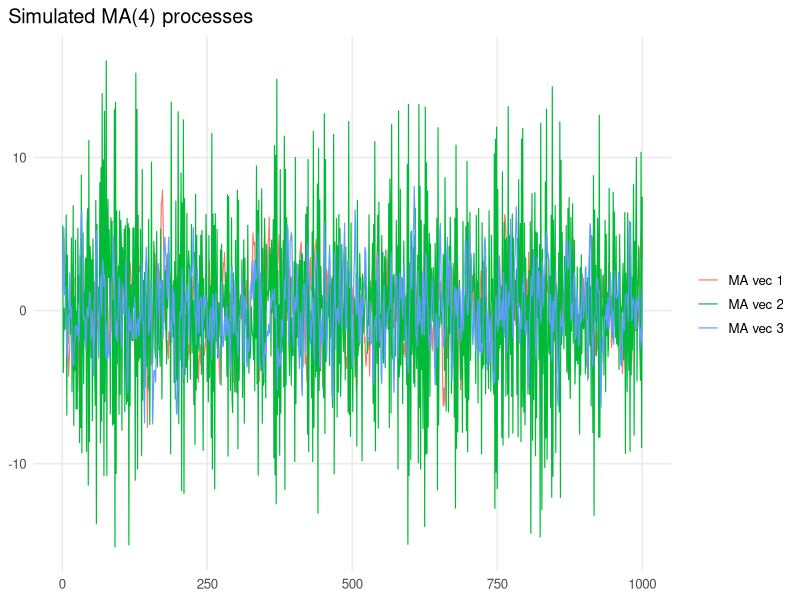
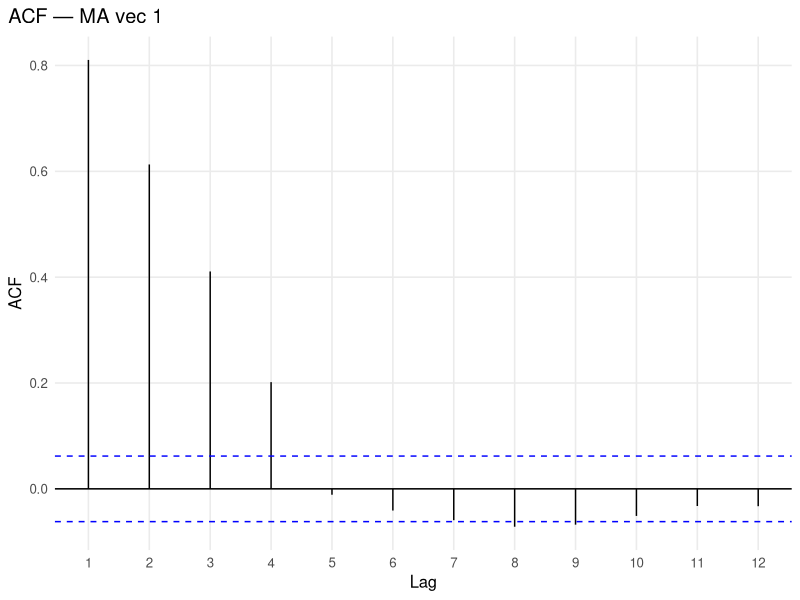
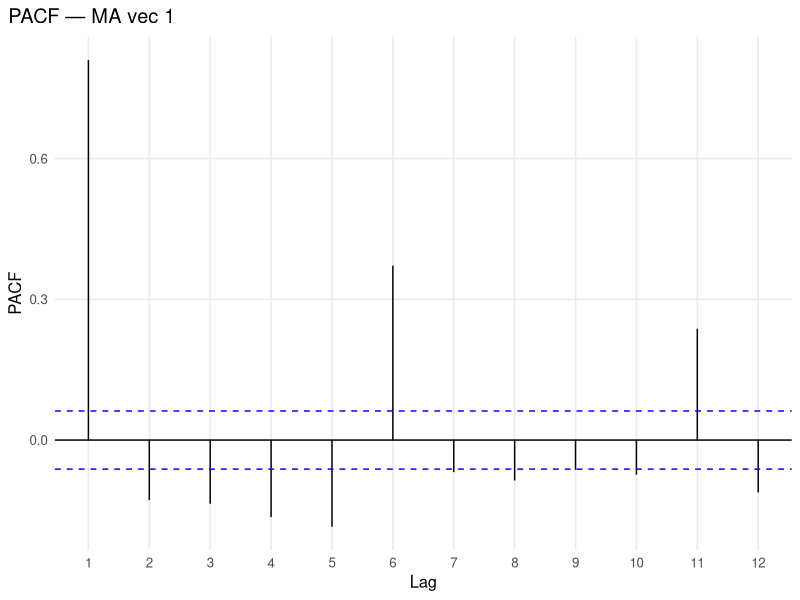
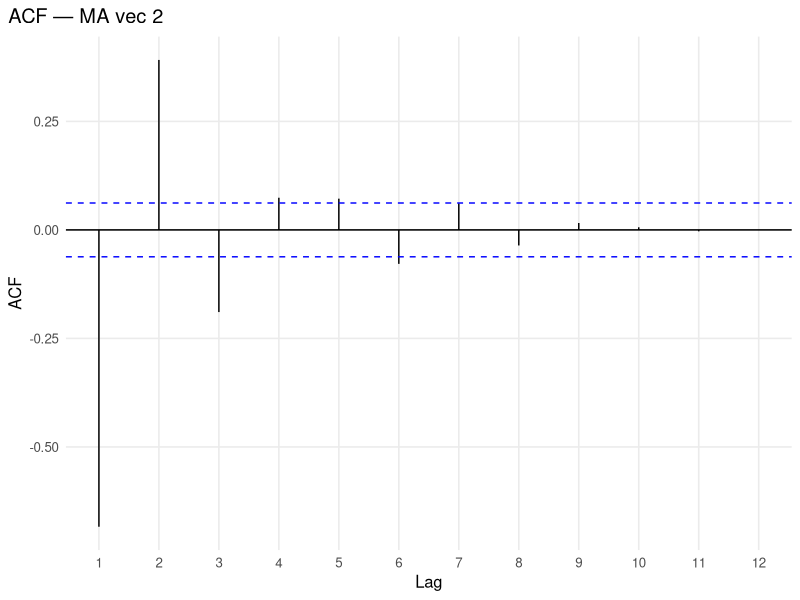
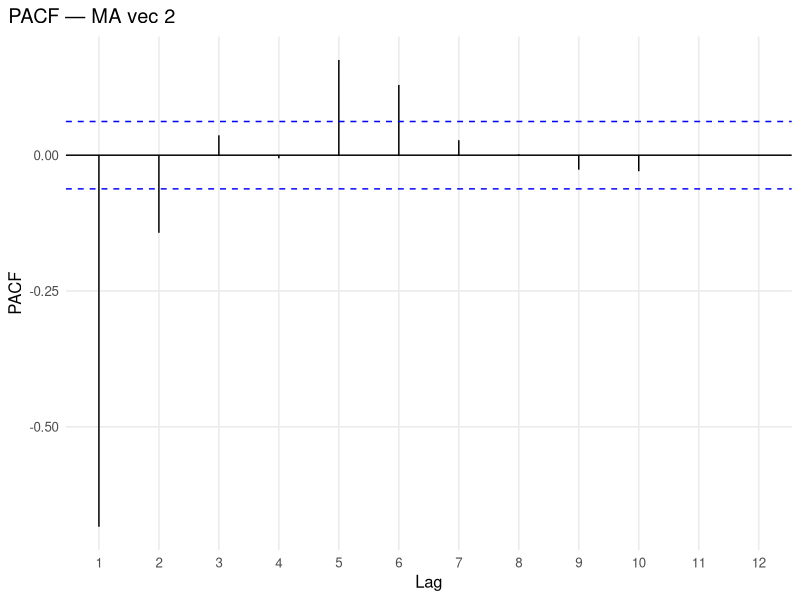
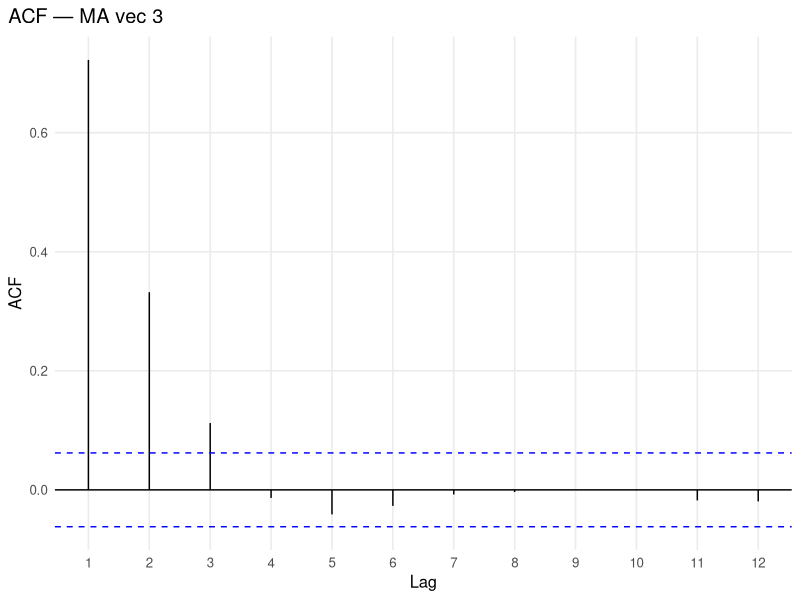
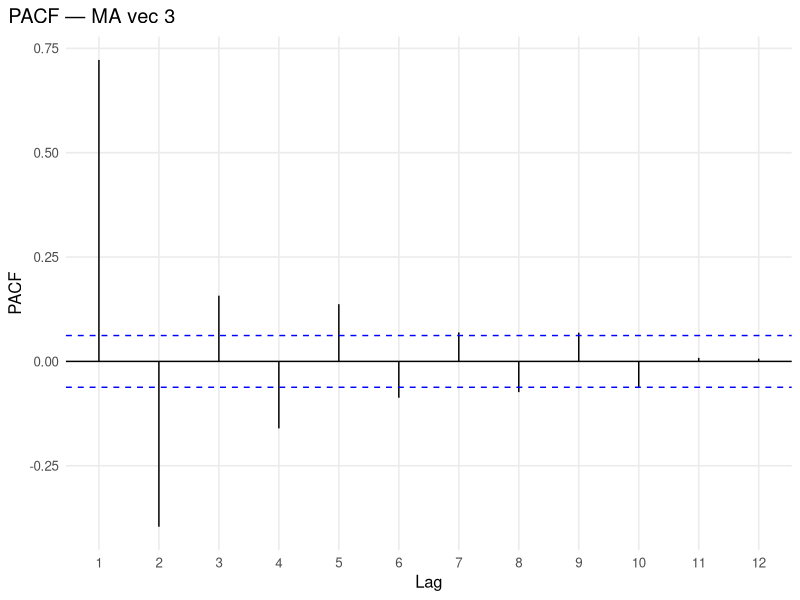
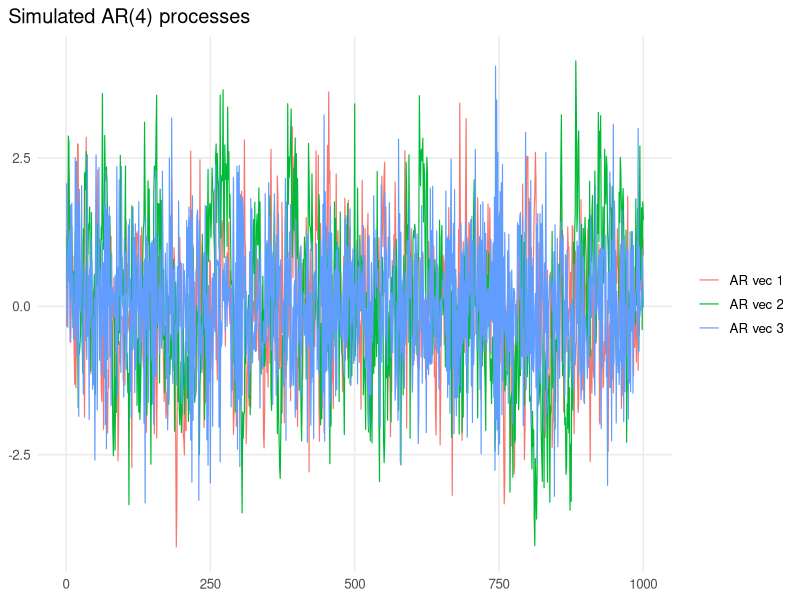

Source code (R) for these figures, in order:
rm(list = ls())
set.seed(13)

suppressPackageStartupMessages({
  library(data.table)
  library(ggplot2)
  library(forecast)
  library(lmtest)
  library(tseries)
})

plot_theme <- theme_minimal(base_size = 12) +
  theme(plot.title.position = "plot", panel.grid.minor = element_blank())

sim_proc <- function(ar = numeric(0), ma = numeric(0), n = 1000, sd = 1) {
  arima.sim(model = list(ar = ar, ma = ma), n = n, sd = sd)
}

to_long <- function(series_list) {
  rbindlist(lapply(names(series_list), function(nm) {
    data.table(t = seq_along(series_list[[nm]]),
               y = as.numeric(series_list[[nm]]),
               series = nm)
  }))
}

coef_ar <- function(m) {
  p <- arimaorder(m)["p"]
  if (p > 0) as.numeric(coef(m)[paste0("ar", seq_len(p))]) else numeric(0)
}

coef_ma <- function(m) {
  q <- arimaorder(m)["q"]
  if (q > 0) as.numeric(coef(m)[paste0("ma", seq_len(q))]) else numeric(0)
}

irf_from <- function(m, h = 24) {
  psi <- ARMAtoMA(ar = coef_ar(m), ma = coef_ma(m), lag.max = h)
  ts(c(1, psi), start = 0)
}

# MA(4) processes -----------------------------------------------------------
ma_sets <- list(
  "MA vec 1" = c(1, 1, 1, 1),
  "MA vec 2" = c(-1, 2, -3, 4),
  "MA vec 3" = c(2, 1, 0.5, 0.2)
)
ma_series <- lapply(ma_sets, function(v) sim_proc(ma = v, n = 1000))

print(
  ggplot(to_long(ma_series), aes(x = t, y = y, color = series)) +
    geom_line(linewidth = 0.4) +
    labs(title = "Simulated MA(4) processes", x = NULL, y = NULL, color = NULL) +
    plot_theme
)

for (nm in names(ma_series)) {
  print(ggAcf(ma_series[[nm]], lag.max = 12) +
          labs(title = paste("ACF —", nm)) + plot_theme)
  print(ggPacf(ma_series[[nm]], lag.max = 12) +
          labs(title = paste("PACF —", nm)) + plot_theme)
}

# AR(4) processes -----------------------------------------------------------
ar_sets <- list(
  "AR vec 1" = c(0.5, 0, 0, 0),
  "AR vec 2" = c(0.4, 0.2, 0.1, 0.05),
  "AR vec 3" = c(-0.3, 0.2, -0.1, 0.05)
)
ar_series <- lapply(ar_sets, function(v) sim_proc(ar = v, n = 1000))

print(
  ggplot(to_long(ar_series), aes(x = t, y = y, color = series)) +
    geom_line(linewidth = 0.4) +
    labs(title = "Simulated AR(4) processes", x = NULL, y = NULL, color = NULL) +
    plot_theme
)

for (nm in names(ar_series)) {
  print(ggAcf(ar_series[[nm]], lag.max = 12) +
          labs(title = paste("ACF —", nm)) + plot_theme)
  print(ggPacf(ar_series[[nm]], lag.max = 12) +
          labs(title = paste("PACF —", nm)) + plot_theme)
}

# ARMA example: fit and compare specifications -----------------------------
ar_vec <- c(0.9, -0.3)
ma_vec <- c(0.3, 3, 0.1)
y_arma <- sim_proc(ar = ar_vec, ma = ma_vec, n = 100)

print(
  autoplot(y_arma) +
    labs(title = "Simulated ARMA(2,3) process", x = NULL, y = NULL) +
    plot_theme
)
print(ggAcf(y_arma,  lag.max = 12) + labs(title = "ACF")  + plot_theme)
print(ggPacf(y_arma, lag.max = 12) + labs(title = "PACF") + plot_theme)

model_23 <- Arima(y_arma, order = c(2, 0, 3), method = "ML")
model_32 <- Arima(y_arma, order = c(3, 0, 2), method = "ML")

cat("\nARMA(2,3) coefficient tests:\n")
print(coeftest(model_23))
cat("\nARMA(3,2) coefficient tests:\n")
print(coeftest(model_32))

# Residual diagnostics ------------------------------------------------------
resids <- residuals(model_23)
print(ggAcf(resids,  lag.max = 12) + labs(title = "Residual ACF")  + plot_theme)
print(ggPacf(resids, lag.max = 12) + labs(title = "Residual PACF") + plot_theme)

cat("\nLjung-Box on residuals (ARMA(2,3)):\n")
print(Box.test(resids, lag = 12, type = "Ljung-Box", fitdf = 2 + 3))
cat("\nJarque-Bera normality test on residuals:\n")
print(jarque.bera.test(resids))
checkresiduals(model_23)

# Information criteria search -----------------------------------------------
model_aic <- auto.arima(y_arma, max.d = 0, max.p = 4, max.q = 4, ic = "aic",
                        seasonal = FALSE, stepwise = FALSE, approximation = FALSE)
model_bic <- auto.arima(y_arma, max.d = 0, max.p = 4, max.q = 4, ic = "bic",
                        seasonal = FALSE, stepwise = FALSE, approximation = FALSE)
cat("\nauto.arima (AIC) selected order:", arimaorder(model_aic), "\n")
cat("auto.arima (BIC) selected order:", arimaorder(model_bic), "\n")

# Impulse response: compare estimated vs true -------------------------------
h_max <- 24
irf_df <- rbind(
  data.table(h = 0:h_max, psi = as.numeric(ts(c(1, ARMAtoMA(ar = ar_vec, ma = ma_vec, lag.max = h_max)))), series = "True"),
  data.table(h = 0:h_max, psi = as.numeric(irf_from(model_aic, h_max)), series = "AIC"),
  data.table(h = 0:h_max, psi = as.numeric(irf_from(model_bic, h_max)), series = "BIC"),
  data.table(h = 0:h_max, psi = as.numeric(irf_from(model_23,  h_max)), series = "ARMA(2,3)")
)

print(
  ggplot(irf_df, aes(x = h, y = psi, color = series)) +
    geom_line(linewidth = 0.8) +
    geom_point(size = 1.5) +
    labs(title = "Impulse response functions",
         x = "h", y = expression(psi[h]), color = NULL) +
    plot_theme
)
